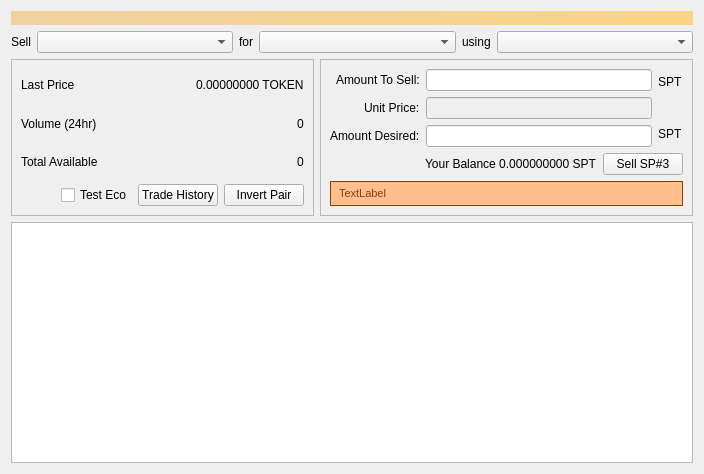
<?xml version="1.0" encoding="UTF-8"?>
<ui version="4.0">
 <class>MetaDExDialog</class>
 <widget class="QWidget" name="MetaDExDialog">
  <property name="geometry">
   <rect>
    <x>0</x>
    <y>0</y>
    <width>704</width>
    <height>474</height>
   </rect>
  </property>
  <property name="windowTitle">
   <string>Form</string>
  </property>
  <layout class="QVBoxLayout" name="topLayout">
   <item>
    <widget class="QLabel" name="labelAlerts">
     <property name="visible">
      <bool>false</bool>
     </property>
     <property name="styleSheet">
      <string notr="true">background-color: qlineargradient(x1: 0, y1: 0, x2: 1, y2: 0, stop:0 #F0D0A0, stop:1 #F8D488); color:#000000;</string>
     </property>
     <property name="wordWrap">
      <bool>true</bool>
     </property>
     <property name="margin">
      <number>3</number>
     </property>
    </widget>
   </item>
   <item>
    <layout class="QVBoxLayout" name="verticalLayout_7">
     <property name="leftMargin">
      <number>0</number>
     </property>
     <property name="topMargin">
      <number>0</number>
     </property>
     <property name="rightMargin">
      <number>0</number>
     </property>
     <item>
      <layout class="QHBoxLayout" name="horizontalLayout_11">
       <property name="topMargin">
        <number>0</number>
       </property>
       <property name="rightMargin">
        <number>0</number>
       </property>
       <item>
        <layout class="QVBoxLayout" name="verticalLayout_10">
         <property name="spacing">
          <number>6</number>
         </property>
         <property name="leftMargin">
          <number>0</number>
         </property>
         <property name="rightMargin">
          <number>0</number>
         </property>
         <item>
          <layout class="QHBoxLayout" name="horizontalLayout_4">
           <property name="spacing">
            <number>6</number>
           </property>
           <property name="topMargin">
            <number>0</number>
           </property>
           <item>
            <widget class="QLabel" name="marketLabel">
             <property name="font">
              <font>
               <weight>50</weight>
               <bold>false</bold>
              </font>
             </property>
             <property name="text">
              <string>Sell</string>
             </property>
             <property name="alignment">
              <set>Qt::AlignLeading|Qt::AlignLeft|Qt::AlignVCenter</set>
             </property>
            </widget>
           </item>
           <item>
            <widget class="QComboBox" name="comboPairTokenA">
             <property name="sizePolicy">
              <sizepolicy hsizetype="Expanding" vsizetype="Fixed">
               <horstretch>0</horstretch>
               <verstretch>0</verstretch>
              </sizepolicy>
             </property>
            </widget>
           </item>
           <item>
            <widget class="QLabel" name="label">
             <property name="text">
              <string>for</string>
             </property>
            </widget>
           </item>
           <item>
            <widget class="QComboBox" name="comboPairTokenB">
             <property name="sizePolicy">
              <sizepolicy hsizetype="Expanding" vsizetype="Fixed">
               <horstretch>0</horstretch>
               <verstretch>0</verstretch>
              </sizepolicy>
             </property>
            </widget>
           </item>
           <item>
            <widget class="QLabel" name="label_2">
             <property name="text">
              <string>using</string>
             </property>
            </widget>
           </item>
           <item>
            <widget class="QComboBox" name="comboAddress">
             <property name="sizePolicy">
              <sizepolicy hsizetype="Expanding" vsizetype="Fixed">
               <horstretch>0</horstretch>
               <verstretch>0</verstretch>
              </sizepolicy>
             </property>
            </widget>
           </item>
          </layout>
         </item>
        </layout>
       </item>
      </layout>
     </item>
    </layout>
   </item>
   <item>
    <layout class="QHBoxLayout" name="horizontalLayout" stretch="0,1">
     <item>
      <layout class="QVBoxLayout" name="verticalLayout_2">
       <item>
        <widget class="QFrame" name="frame">
         <property name="frameShape">
          <enum>QFrame::StyledPanel</enum>
         </property>
         <property name="frameShadow">
          <enum>QFrame::Raised</enum>
         </property>
         <layout class="QVBoxLayout" name="verticalLayout_4">
          <item>
           <layout class="QHBoxLayout" name="horizontalLayout_7">
            <item>
             <widget class="QLabel" name="labelLastPrice">
              <property name="text">
               <string>Last Price</string>
              </property>
             </widget>
            </item>
            <item>
             <spacer name="horizontalSpacer_6">
              <property name="orientation">
               <enum>Qt::Horizontal</enum>
              </property>
              <property name="sizeHint" stdset="0">
               <size>
                <width>40</width>
                <height>20</height>
               </size>
              </property>
             </spacer>
            </item>
            <item>
             <widget class="QLabel" name="lblLastPrice">
              <property name="text">
               <string>0.00000000 TOKEN</string>
              </property>
             </widget>
            </item>
           </layout>
          </item>
          <item>
           <layout class="QHBoxLayout" name="horizontalLayout_14">
            <property name="topMargin">
             <number>0</number>
            </property>
            <item>
             <widget class="QLabel" name="labelVolume">
              <property name="text">
               <string>Volume (24hr)</string>
              </property>
             </widget>
            </item>
            <item>
             <spacer name="horizontalSpacer_2">
              <property name="orientation">
               <enum>Qt::Horizontal</enum>
              </property>
              <property name="sizeHint" stdset="0">
               <size>
                <width>40</width>
                <height>20</height>
               </size>
              </property>
             </spacer>
            </item>
            <item>
             <widget class="QLabel" name="lblVolume">
              <property name="text">
               <string>0</string>
              </property>
             </widget>
            </item>
           </layout>
          </item>
          <item>
           <layout class="QHBoxLayout" name="horizontalLayout_2">
            <item>
             <widget class="QLabel" name="labelTotalAvailable">
              <property name="text">
               <string>Total Available</string>
              </property>
             </widget>
            </item>
            <item>
             <spacer name="horizontalSpacer_4">
              <property name="orientation">
               <enum>Qt::Horizontal</enum>
              </property>
              <property name="sizeHint" stdset="0">
               <size>
                <width>40</width>
                <height>20</height>
               </size>
              </property>
             </spacer>
            </item>
            <item>
             <widget class="QLabel" name="lblTotalAvailable">
              <property name="text">
               <string>0</string>
              </property>
             </widget>
            </item>
           </layout>
          </item>
          <item>
           <layout class="QHBoxLayout" name="horizontalLayout_3">
            <item>
             <spacer name="horizontalSpacer_7">
              <property name="orientation">
               <enum>Qt::Horizontal</enum>
              </property>
              <property name="sizeHint" stdset="0">
               <size>
                <width>40</width>
                <height>20</height>
               </size>
              </property>
             </spacer>
            </item>
            <item>
             <widget class="QCheckBox" name="chkTestEco">
              <property name="text">
               <string>Test Eco</string>
              </property>
             </widget>
            </item>
            <item>
             <widget class="QPushButton" name="buttonTradeHistory">
              <property name="text">
               <string>Trade History</string>
              </property>
             </widget>
            </item>
            <item>
             <widget class="QPushButton" name="buttonInvertPair">
              <property name="text">
               <string>Invert Pair</string>
              </property>
             </widget>
            </item>
           </layout>
          </item>
         </layout>
        </widget>
       </item>
      </layout>
     </item>
     <item>
      <layout class="QVBoxLayout" name="verticalLayout_3">
       <item>
        <widget class="QFrame" name="rightFrame">
         <property name="frameShape">
          <enum>QFrame::StyledPanel</enum>
         </property>
         <property name="frameShadow">
          <enum>QFrame::Raised</enum>
         </property>
         <layout class="QVBoxLayout" name="verticalLayout">
          <item>
           <layout class="QHBoxLayout" name="horizontalLayout_6">
            <property name="topMargin">
             <number>0</number>
            </property>
            <item>
             <layout class="QFormLayout" name="tokenForm">
              <property name="fieldGrowthPolicy">
               <enum>QFormLayout::AllNonFixedFieldsGrow</enum>
              </property>
              <property name="labelAlignment">
               <set>Qt::AlignRight|Qt::AlignTrailing|Qt::AlignVCenter</set>
              </property>
              <property name="verticalSpacing">
               <number>6</number>
              </property>
              <item row="0" column="0">
               <widget class="QLabel" name="divisible">
                <property name="layoutDirection">
                 <enum>Qt::LeftToRight</enum>
                </property>
                <property name="styleSheet">
                 <string notr="true"/>
                </property>
                <property name="text">
                 <string>Amount To Sell:</string>
                </property>
               </widget>
              </item>
              <item row="0" column="1">
               <widget class="QLineEdit" name="sellAmountSaleLE">
                <property name="styleSheet">
                 <string notr="true"/>
                </property>
               </widget>
              </item>
              <item row="1" column="0">
               <widget class="QLabel" name="issuancetype">
                <property name="text">
                 <string>Unit Price:</string>
                </property>
               </widget>
              </item>
              <item row="1" column="1">
               <widget class="QLineEdit" name="sellUnitPriceLE">
                <property name="enabled">
                 <bool>false</bool>
                </property>
               </widget>
              </item>
              <item row="2" column="0">
               <widget class="QLabel" name="label_3">
                <property name="text">
                 <string>Amount Desired:</string>
                </property>
               </widget>
              </item>
              <item row="2" column="1">
               <widget class="QLineEdit" name="sellAmountDesiredLE"/>
              </item>
             </layout>
            </item>
            <item>
             <layout class="QHBoxLayout" name="horizontalLayout_8">
              <property name="spacing">
               <number>0</number>
              </property>
              <property name="topMargin">
               <number>0</number>
              </property>
              <item>
               <layout class="QVBoxLayout" name="verticalLayout_6">
                <property name="spacing">
                 <number>0</number>
                </property>
                <property name="topMargin">
                 <number>0</number>
                </property>
                <item>
                 <widget class="QLabel" name="lblATSToken">
                  <property name="text">
                   <string>SPT</string>
                  </property>
                 </widget>
                </item>
                <item>
                 <widget class="QLabel" name="label_4">
                  <property name="text">
                   <string/>
                  </property>
                 </widget>
                </item>
                <item>
                 <widget class="QLabel" name="lblADToken">
                  <property name="text">
                   <string>SPT</string>
                  </property>
                 </widget>
                </item>
               </layout>
              </item>
             </layout>
            </item>
           </layout>
          </item>
          <item>
           <layout class="QHBoxLayout" name="horizontalLayout_15">
            <property name="topMargin">
             <number>0</number>
            </property>
            <item>
             <spacer name="horizontalSpacer_5">
              <property name="orientation">
               <enum>Qt::Horizontal</enum>
              </property>
              <property name="sizeHint" stdset="0">
               <size>
                <width>40</width>
                <height>20</height>
               </size>
              </property>
             </spacer>
            </item>
            <item>
             <widget class="QLabel" name="lblBalance">
              <property name="text">
               <string>Your Balance 0.000000000 SPT</string>
              </property>
             </widget>
            </item>
            <item>
             <widget class="QPushButton" name="sellButton">
              <property name="text">
               <string>Sell SP#3</string>
              </property>
             </widget>
            </item>
           </layout>
          </item>
          <item>
           <widget class="QLabel" name="lblFeeWarning">
            <property name="font">
             <font>
              <pointsize>8</pointsize>
             </font>
            </property>
            <property name="styleSheet">
             <string notr="true">QLabel { 
border: 1px solid rgb(142,61,0);padding:5px 5px 5px 5px;background-repeat: no-repeat;background-position: 10px center;color: #133959;background-color: rgb(255,191,142); color:rgb(142,61,0);} </string>
            </property>
            <property name="text">
             <string>TextLabel</string>
            </property>
           </widget>
          </item>
         </layout>
        </widget>
       </item>
      </layout>
     </item>
    </layout>
   </item>
   <item>
    <widget class="QTableWidget" name="sellList"/>
   </item>
  </layout>
 </widget>
 <resources/>
 <connections/>
</ui>
